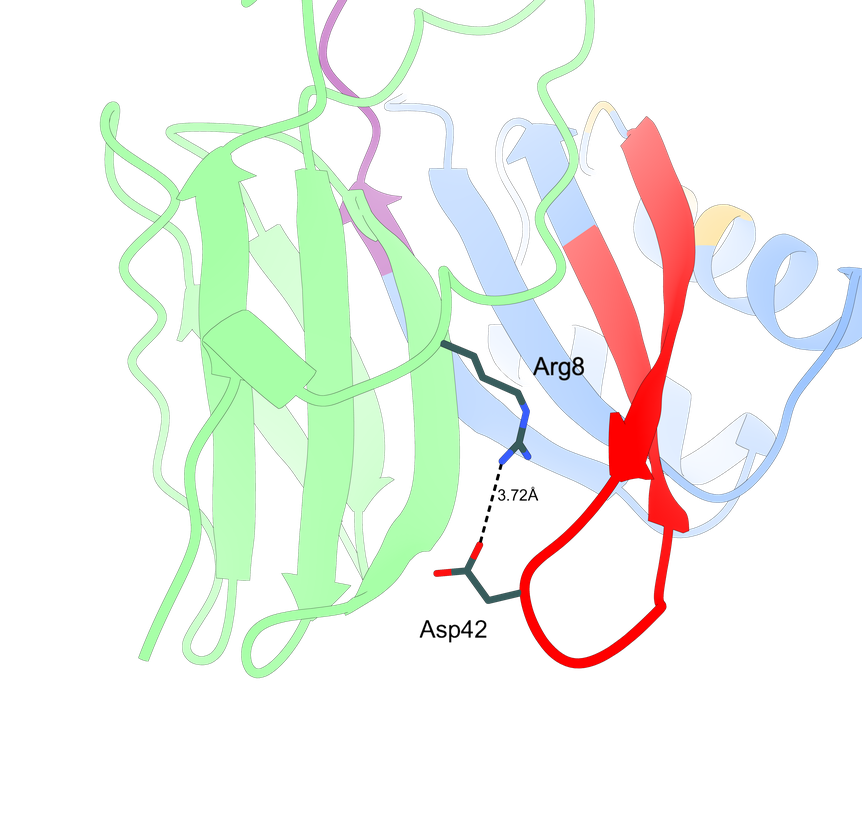
#> input picture experiments/campaigns/pikp1_avrpikf/analyses/09-wt-vs-design5/renders/panel_d_contact_full.png, 862 x 819 px, shrunk from 4800 x 4560 before the run
$ python crop_contact.py
#> lines starting #> are read from the running program, lines starting #| are printed output that depends on the picture
#!/usr/bin/env python3
"""Crop the contact close-up out of the full-view render.

recapture_contact.cxc renders panel_d_contact_full.png at the SAME camera as
the overview panels, with nothing hidden. The close-up is then just a crop of
that image, which is what keeps the rest of the complex visible behind the
contact.

Earlier attempts re-aimed the ChimeraX camera and hid the distant cartoon
instead. Both looked wrong: the framing pulled the complex out of the frame and
the hiding left white space where the structure should have been. A plain 2D
crop of the full view has neither problem.

The box is a fraction of the render so it survives a change of output size.
Tuned by eye on the 4800 x 4560 render: the Asp42-Arg8 contact and both labels
sit around x 2300-3400, y 1800-3600, and the box below keeps the effector sheet
on the left and the design region 1 loop on the right for context.

Usage:
    crop_contact.py [--frac x0 y0 x1 y1]
"""
import argparse
import os

from PIL import Image

HERE = os.path.dirname(os.path.abspath(__file__))
SRC = os.path.join(HERE, "renders", "panel_d_contact_full.png")
OUT = os.path.join(HERE, "renders", "panel_d_contact.png")

# x0, y0, x1, y1 as fractions of the full render.
FRAC = (0.32, 0.29, 0.86, 0.86)


def main():
    ap = argparse.ArgumentParser()
    ap.add_argument("--frac", nargs=4, type=float, default=None,
                    help="x0 y0 x1 y1 as fractions of the full render")
    args = ap.parse_args()
    frac = tuple(args.frac) if args.frac else FRAC

    im = Image.open(SRC)
#> im is the input picture: PIL image 862x819 RGBA; mean R, G, B, A 51.9, 56.3, 48.5, 63.6
    im.load()
    w, h = im.size
#> w = 862; h = 819
    box = (int(frac[0] * w), int(frac[1] * h),
           int(frac[2] * w), int(frac[3] * h))
#> box = (275, 237, 741, 704)
    im.crop(box).save(OUT)
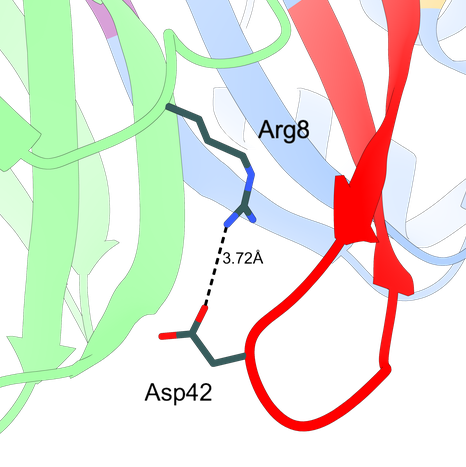
#> saved as panel_d_contact.png: PIL image 466x467 RGBA; mean R, G, B, A 91.8, 90.9, 79.1, 112.3; transparent parts drawn white
    print(f"{SRC} {w}x{h}")
#| experiments/campaigns/pikp1_avrpikf/analyses/09-wt-vs-design5/renders/panel_d_contact_full.png 862x819
    print(f"  crop {box} -> {OUT} "
          f"{box[2] - box[0]}x{box[3] - box[1]}")
#|   crop (275, 237, 741, 704) -> experiments/campaigns/pikp1_avrpikf/analyses/09-wt-vs-design5/renders/panel_d_contact.png 466x467


if __name__ == "__main__":
    main()

$ run again, with experiments/campaigns/pikp1_avrpikf/analyses/09-wt-vs-design5/renders/d26_s1_contact_raw.png copied over experiments/campaigns/pikp1_avrpikf/analyses/09-wt-vs-design5/renders/panel_d_contact_full.png
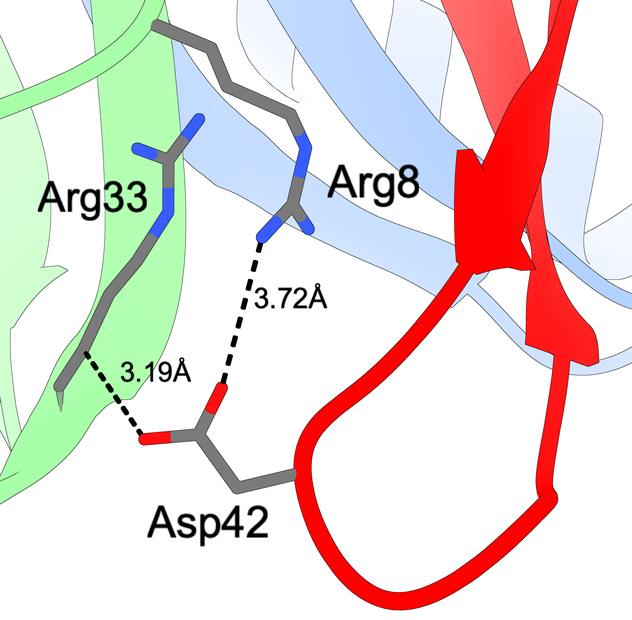
#> input picture experiments/campaigns/pikp1_avrpikf/analyses/09-wt-vs-design5/renders/d26_s1_contact_raw.png, 632 x 620 px, shrunk from 1953 x 1917 before the run
#> in main, im is the input picture: PIL image 632x620 RGB; mean R, G, B 229.7, 217.2, 213.6
#> in main, `im.crop(box).save(OUT)`:
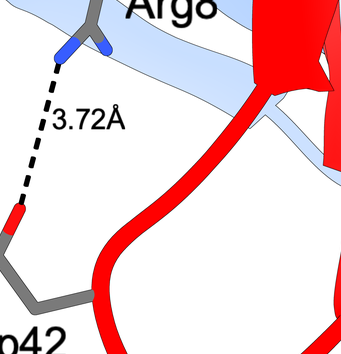
#> saved as panel_d_contact.png: PIL image 341x354 RGB; mean R, G, B 238.9, 208.6, 212.2
#| experiments/campaigns/pikp1_avrpikf/analyses/09-wt-vs-design5/renders/panel_d_contact_full.png 632x620
#|   crop (202, 179, 543, 533) -> experiments/campaigns/pikp1_avrpikf/analyses/09-wt-vs-design5/renders/panel_d_contact.png 341x354

$ run again, with experiments/campaigns/pikp1_avrpikf/analyses/09-wt-vs-design5/renders/panel_a_wt.png copied over experiments/campaigns/pikp1_avrpikf/analyses/09-wt-vs-design5/renders/panel_d_contact_full.png
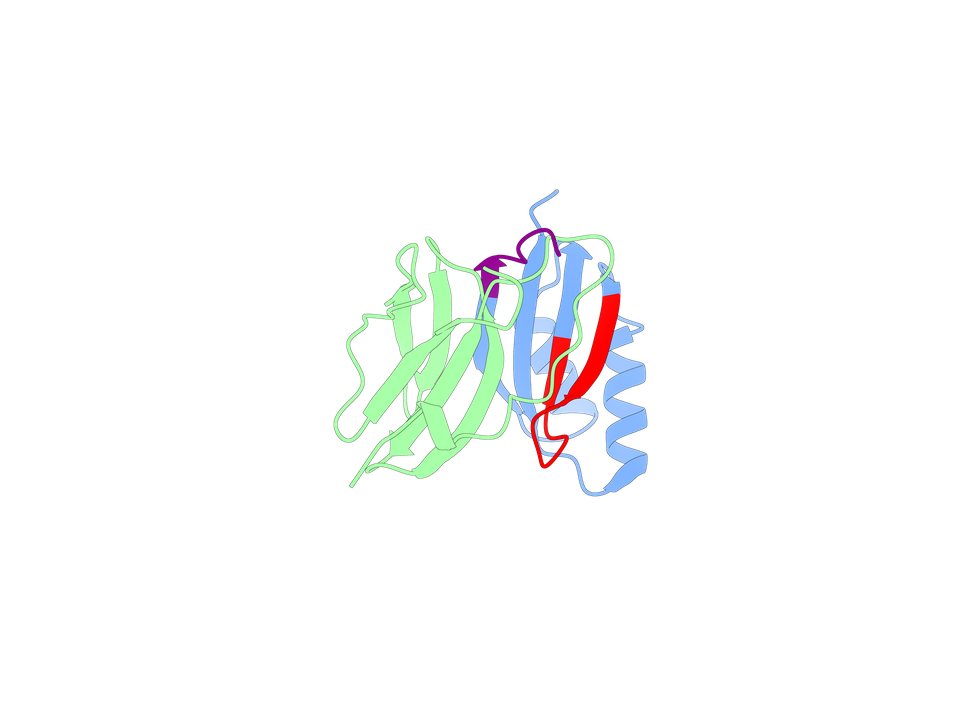
#> input picture experiments/campaigns/pikp1_avrpikf/analyses/09-wt-vs-design5/renders/panel_a_wt.png, 970 x 727 px, shrunk from 4800 x 3600 before the run
#> in main, im is the input picture: PIL image 970x727 RGBA; mean R, G, B, A 8.7, 10.2, 9.6, 12.3
#> in main, `im.crop(box).save(OUT)`:
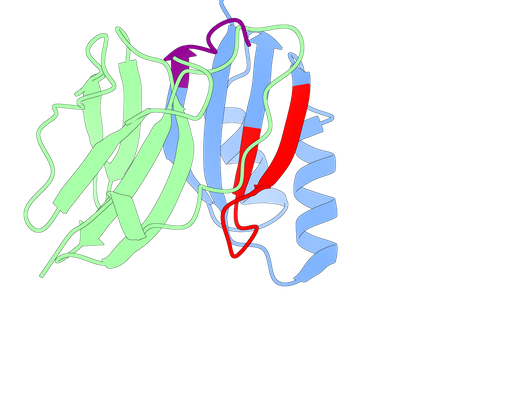
#> saved as panel_d_contact.png: PIL image 524x415 RGBA; mean R, G, B, A 28.2, 33, 30.8, 39.8; transparent parts drawn white
#| experiments/campaigns/pikp1_avrpikf/analyses/09-wt-vs-design5/renders/panel_d_contact_full.png 970x727
#|   crop (310, 210, 834, 625) -> experiments/campaigns/pikp1_avrpikf/analyses/09-wt-vs-design5/renders/panel_d_contact.png 524x415
